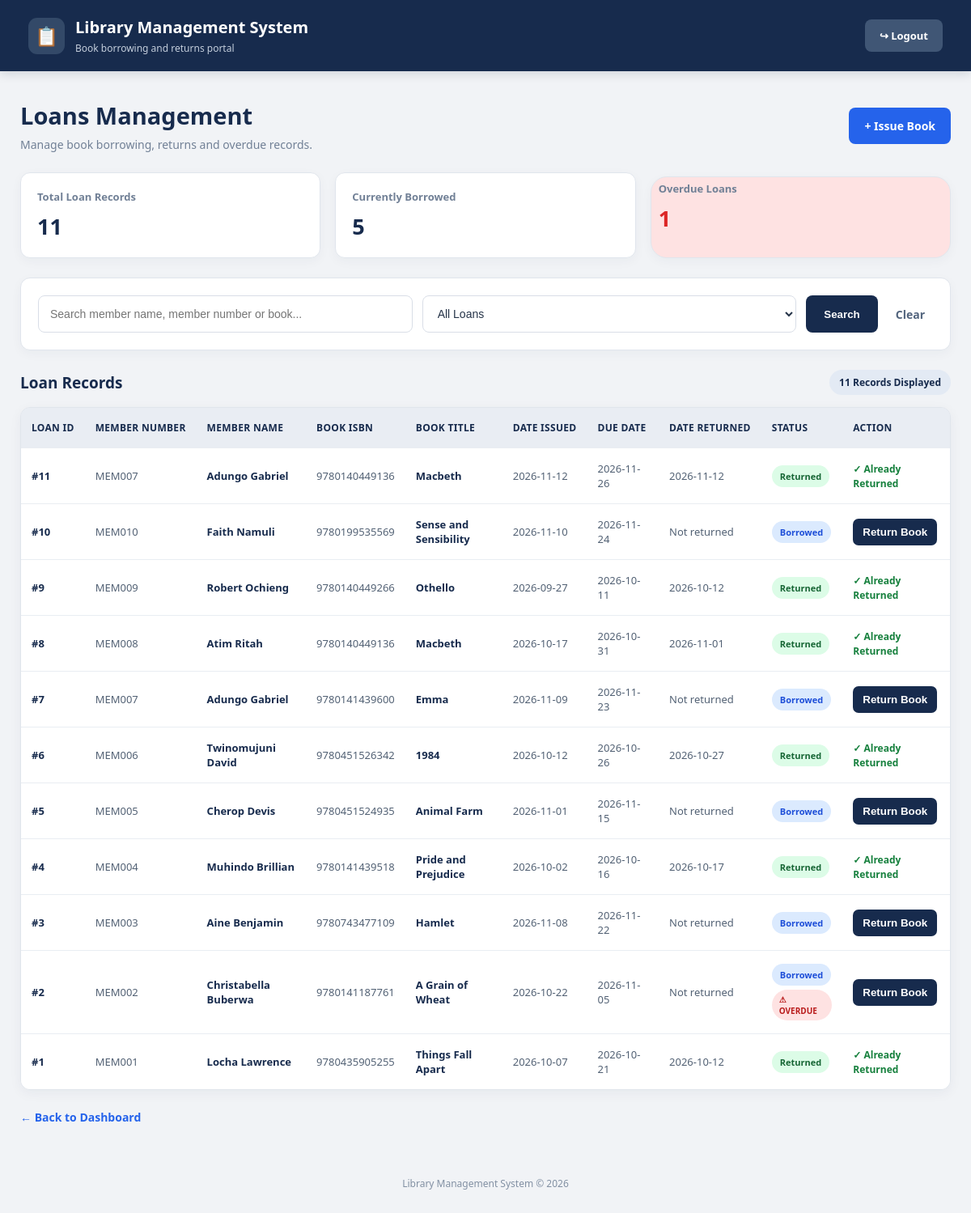
The page /loans/index.php (signed in) on the database its author committed.
### tables this page shows
CREATE TABLE `loans` (
  `loan_id` int(11) NOT NULL,
  `member_id` int(11) NOT NULL,
  `book_id` int(11) NOT NULL,
  `date_issued` date NOT NULL DEFAULT curdate(),
  `due_date` date NOT NULL,
  `date_returned` date DEFAULT NULL,
  `status` enum('borrowed','returned') NOT NULL DEFAULT 'borrowed'
);

CREATE TABLE `members` (
  `member_id` int(11) NOT NULL,
  `member_number` varchar(30) NOT NULL,
  `full_name` varchar(150) NOT NULL,
  `email` varchar(150) NOT NULL,
  `phone` varchar(20) NOT NULL,
  `status` enum('active','suspended') NOT NULL DEFAULT 'active',
  `date_joined` date NOT NULL DEFAULT curdate()
);

CREATE TABLE `books` (
  `book_id` int(11) NOT NULL,
  `isbn` varchar(20) NOT NULL,
  `title` varchar(200) NOT NULL,
  `category_id` int(11) NOT NULL,
  `publisher` varchar(150) DEFAULT NULL,
  `year_published` int(11) DEFAULT NULL,
  `total_copies` int(11) NOT NULL DEFAULT 1,
  `available_copies` int(11) NOT NULL DEFAULT 1
);

### includes/functions.php (called while the page is built, shortened)
<?php
function e($value)
{
    return htmlspecialchars((string) $value, ENT_QUOTES, 'UTF-8');
}

### loans/index.php (the view, shortened to what this page needs)
<?php
require_once __DIR__ . '/../config/database.php';
require_once __DIR__ . '/../includes/functions.php';
$search = trim($_GET['search'] ?? '');
$sql = "
    SELECT
        l.loan_id,
        l.date_issued,
        l.due_date,
        l.date_returned,
        l.status,
        m.member_number,
        m.full_name,
        b.isbn,
        b.title
    FROM loans l
    INNER JOIN members m ON l.member_id = m.member_id
    INNER JOIN books b ON l.book_id = b.book_id
    WHERE 1 = 1
";
$params = [];
$sql .= " ORDER BY l.loan_id DESC";
$stmt = $pdo->prepare($sql);
$stmt->execute($params);
$loans = $stmt->fetchAll();
$overdueCount = 0;
foreach ($loans as $loan) {
    if (
        $loan['status'] === 'borrowed'
        && $loan['due_date'] < date('Y-m-d')
    ) {
        $overdueCount++;
    }
}
?>
<!DOCTYPE html>
<html lang="en">
<head>
</head>
<body>
<header>
    <div class="brand">
        <div class="brand-icon">📋</div>
        <div>
            <h2>Library Management System</h2>
            <p>Book borrowing and returns portal</p>
        </div>
    </div>
    <a href="/Library_system/auth/logout.php" class="logout">
        ↪ Logout
    </a>
</header>
<main class="container">
    <div class="page-heading">
        <div>
            <h1>Loans Management</h1>
            <p>Manage book borrowing, returns and overdue records.</p>
        </div>
        <a href="issue.php" class="issue-button">
            + Issue Book
        </a>
    </div>
    <div class="summary-grid">
        <div class="summary-card">
            <p>Total Loan Records</p>
            <h2><?= count($loans) ?></h2>
        </div>
        <div class="summary-card">
            <p>Currently Borrowed</p>
            <h2>
                <?php
                $borrowedCount = 0;
                foreach ($loans as $loan) {
                    if ($loan['status'] === 'borrowed') {
                        $borrowedCount++;
                    }
                }
                echo $borrowedCount;
                ?>
            </h2>
        </div>
        <div class="summary-card overdue">
            <p>Overdue Loans</p>
            <h2><?= $overdueCount ?></h2>
        </div>
    </div>
    <div class="filter-card">
        <form method="GET" action="index.php">
            <input
                type="text"
                name="search"
                placeholder="Search member name, member number or book..."
                value="<?= e($search) ?>"
            >
            <select name="status">
                <option value="">All Loans</option>
            </select>
            <button type="submit" class="search-button">
                Search
            </button>
            <a href="index.php" class="clear-button">
                Clear
            </a>
        </form>
    </div>
    <div class="section-heading">
        <h2>Loan Records</h2>
        <span class="count">
            <?= count($loans) ?> Records Displayed
        </span>
    </div>
    <div class="table-container">
        <table>
            <thead>
                <tr>
                    <th>Loan ID</th>
                    <th>Member Number</th>
                    <th>Member Name</th>
                    <th>Book ISBN</th>
                    <th>Book Title</th>
                    <th>Date Issued</th>
                    <th>Due Date</th>
                    <th>Date Returned</th>
                    <th>Status</th>
                    <th>Action</th>
                </tr>
            </thead>
            <tbody>
            <?php if ($loans): ?>
                <?php foreach ($loans as $loan): ?>
                    <?php
                    $isOverdue = (
                        $loan['status'] === 'borrowed'
                        && $loan['due_date'] < date('Y-m-d')
                    );
                    ?>
                    <tr>
                        <td class="loan-id">
                            #<?= (int)$loan['loan_id'] ?>
                        </td>
                        <td>
                            <?= e($loan['member_number']) ?>
                        </td>
                        <td class="member-name">
                            <?= e($loan['full_name']) ?>
                        </td>
                        <td>
                            <?= e($loan['isbn']) ?>
                        </td>
                        <td class="book-title">
                            <?= e($loan['title']) ?>
                        </td>
                        <td>
                            <?= e($loan['date_issued']) ?>
                        </td>
                        <td>
                            <?= e($loan['due_date']) ?>
                        </td>
                        <td>
                            <?= $loan['date_returned']
                                ? e($loan['date_returned'])
                                : 'Not returned' ?>
                        </td>
                        <td>
                            <span class="status <?= e($loan['status']) ?>">
                                <?= e(ucfirst($loan['status'])) ?>
                            </span>
                            <?php if ($isOverdue): ?>
                                <br>
                                <span class="overdue">
                                    ⚠ OVERDUE
                                </span>
                            <?php endif; ?>
                        </td>
                        <td>
                            <?php if ($loan['status'] === 'borrowed'): ?>
                                <form
                                    method="POST"
                                    action="return.php"
                                    onsubmit="return confirm('Confirm that this book has been returned?');"
                                >
                                    <button type="submit" class="return-button">
                                        Return Book
                                    </button>
                                </form>
                            <?php else: ?>
                                <span class="returned-text">
                                    ✓ Already Returned
                                </span>
                            <?php endif; ?>
                        </td>
                    </tr>
                <?php endforeach; ?>
            <?php endif; ?>
            </tbody>
        </table>
    </div>
    <a href="/Library_system/dashboard/index.php" class="back">
        &larr; Back to Dashboard
    </a>
</main>
<footer>
    Library Management System &copy; <?= date('Y') ?>
</footer>
</body>
</html>

### loans/index.php (style rules this page uses)
* { box-sizing: border-box; }
body { margin: 0; font-family: 'Segoe UI', Arial, sans-serif; background: #F1F3F6; color: #263449; }
header { background: #172B4D; color: #FFFFFF; padding: 20px 35px; display: flex; justify-content: space-between; align-items: center; flex-wrap: wrap; gap: 15px; box-shadow: 0 3px 12px rgba(16, 33, 58, 0.15); }
.brand { display: flex; align-items: center; gap: 13px; }
.brand-icon { width: 45px; height: 45px; display: flex; align-items: center; justify-content: center; background: #334968; border-radius: 11px; font-size: 23px; }
header h2 { margin: 0; font-size: 20px; }
header p { margin: 4px 0 0; color: #C4CEDC; font-size: 12px; }
.logout { color: #FFFFFF; background: #405675; padding: 11px 18px; border-radius: 8px; text-decoration: none; font-size: 13px; font-weight: 600; transition: 0.2s; }
.container { max-width: 1500px; margin: 35px auto; padding: 0 25px; }
.page-heading { display: flex; justify-content: space-between; align-items: center; flex-wrap: wrap; gap: 18px; margin-bottom: 25px; }
.page-heading h1 { margin: 0; color: #172B4D; font-size: 29px; }
.page-heading p { margin: 7px 0 0; color: #718096; font-size: 14px; }
.issue-button { background: #2563EB; color: #FFFFFF; padding: 13px 19px; border-radius: 8px; text-decoration: none; font-size: 14px; font-weight: 600; transition: 0.2s; }
.summary-grid { display: grid; grid-template-columns: repeat(3, minmax(0, 1fr)); gap: 18px; margin-bottom: 24px; }
.summary-card { background: #FFFFFF; border: 1px solid #E0E5EC; border-radius: 12px; padding: 20px; box-shadow: 0 4px 14px rgba(23, 43, 77, 0.04); }
.summary-card p { margin: 0 0 9px; color: #718096; font-size: 13px; font-weight: 600; }
.summary-card h2 { margin: 0; color: #172B4D; font-size: 27px; }
.summary-card.overdue h2 { color: #DC2626; }
.filter-card { background: #FFFFFF; padding: 21px; border: 1px solid #E0E5EC; border-radius: 12px; margin-bottom: 24px; box-shadow: 0 4px 14px rgba(23, 43, 77, 0.04); }
.filter-card form { display: flex; gap: 12px; flex-wrap: wrap; }
.filter-card input, .filter-card select { flex: 1; min-width: 200px; padding: 13px 14px; border: 1px solid #D9DEE7; border-radius: 8px; background: #FFFFFF; color: #263449; font-size: 14px; outline: none; }
.search-button { background: #172B4D; color: #FFFFFF; border: none; padding: 12px 22px; border-radius: 8px; font-weight: 600; cursor: pointer; }
.clear-button { color: #52647D; text-decoration: none; padding: 12px 10px; align-self: center; font-size: 14px; font-weight: 600; }
.section-heading { display: flex; justify-content: space-between; align-items: center; gap: 12px; flex-wrap: wrap; margin-bottom: 15px; }
.section-heading h2 { margin: 0; color: #172B4D; font-size: 19px; }
.count { background: #E3EAF4; color: #172B4D; padding: 7px 12px; border-radius: 20px; font-size: 12px; font-weight: 700; }
.table-container { background: #FFFFFF; border: 1px solid #E0E5EC; border-radius: 12px; overflow-x: auto; box-shadow: 0 4px 15px rgba(23, 43, 77, 0.05); }
table { width: 100%; min-width: 1150px; border-collapse: collapse; }
th, td { padding: 16px 13px; text-align: left; border-bottom: 1px solid #E9EDF2; font-size: 13px; }
th { background: #E9EDF3; color: #172B4D; font-size: 12px; font-weight: 700; text-transform: uppercase; letter-spacing: 0.3px; white-space: nowrap; }
td { color: #526174; }
tbody tr:last-child td { border-bottom: none; }
.loan-id { color: #172B4D; font-weight: 700; }
.member-name, .book-title { color: #172B4D; font-weight: 600; }
.status { display: inline-block; padding: 6px 10px; border-radius: 20px; font-size: 11px; font-weight: 700; }
.borrowed { background: #DBEAFE; color: #1D4ED8; }
.returned { background: #DCFCE7; color: #166534; }
.overdue { display: inline-block; margin-top: 5px; padding: 5px 9px; background: #FEE2E2; color: #B91C1C; border-radius: 20px; font-size: 10px; font-weight: 800; }
.return-button { background: #172B4D; color: #FFFFFF; border: none; padding: 9px 12px; border-radius: 7px; font-weight: 600; cursor: pointer; white-space: nowrap; }
.returned-text { color: #16803D; font-weight: 600; font-size: 12px; }
.back { display: inline-block; margin-top: 24px; color: #2563EB; text-decoration: none; font-size: 14px; font-weight: 600; }
footer { text-align: center; padding: 28px 15px; margin-top: 35px; color: #8290A3; font-size: 12px; }

### rows shown on the page
loans: loan_id "11", member.member_number "MEM007", member.full_name "Adungo Gabriel", book.isbn "9780140449136", book.title "Macbeth", date_issued "2026-11-12", due_date "2026-11-26", date_returned "2026-11-12", status "Returned", shows "✓ Already Returned"
loans: loan_id "10", member.member_number "MEM010", member.full_name "Faith Namuli", book.isbn "9780199535569", book.title "Sense and Sensibility", date_issued "2026-11-10", due_date "2026-11-24", shows "Not returned", status "Borrowed"
loans: loan_id "9", member.member_number "MEM009", member.full_name "Robert Ochieng", book.isbn "9780140449266", book.title "Othello", date_issued "2026-09-27", due_date "2026-10-11", date_returned "2026-10-12", status "Returned", shows "✓ Already Returned"
loans: loan_id "8", member.member_number "MEM008", member.full_name "Atim Ritah", book.isbn "9780140449136", book.title "Macbeth", date_issued "2026-10-17", due_date "2026-10-31", date_returned "2026-11-01", status "Returned", shows "✓ Already Returned"
loans: loan_id "7", member.member_number "MEM007", member.full_name "Adungo Gabriel", book.isbn "9780141439600", book.title "Emma", date_issued "2026-11-09", due_date "2026-11-23", shows "Not returned", status "Borrowed"
loans: loan_id "6", member.member_number "MEM006", member.full_name "Twinomujuni David", book.isbn "9780451526342", book.title "1984", date_issued "2026-10-12", due_date "2026-10-26", date_returned "2026-10-27", status "Returned", shows "✓ Already Returned"
loans: loan_id "5", member.member_number "MEM005", member.full_name "Cherop Devis", book.isbn "9780451524935", book.title "Animal Farm", date_issued "2026-11-01", due_date "2026-11-15", shows "Not returned", status "Borrowed"
loans: loan_id "4", member.member_number "MEM004", member.full_name "Muhindo Brillian", book.isbn "9780141439518", book.title "Pride and Prejudice", date_issued "2026-10-02", due_date "2026-10-16", date_returned "2026-10-17", status "Returned", shows "✓ Already Returned"
loans: loan_id "3", member.member_number "MEM003", member.full_name "Aine Benjamin", book.isbn "9780743477109", book.title "Hamlet", date_issued "2026-11-08", due_date "2026-11-22", shows "Not returned", status "Borrowed"
loans: loan_id "2", member.member_number "MEM002", member.full_name "Christabella Buberwa", book.isbn "9780141187761", book.title "A Grain of Wheat", date_issued "2026-10-22", due_date "2026-11-05", shows "Not returned", status "Borrowed", shows "⚠ OVERDUE"
loans: loan_id "1", member.member_number "MEM001", member.full_name "Locha Lawrence", book.isbn "9780435905255", book.title "Things Fall Apart", date_issued "2026-10-07", due_date "2026-10-21", date_returned "2026-10-12", status "Returned", shows "✓ Already Returned"

### other values the page prints
count($loans) "11"
$borrowedCount "5"
$overdueCount "1"
